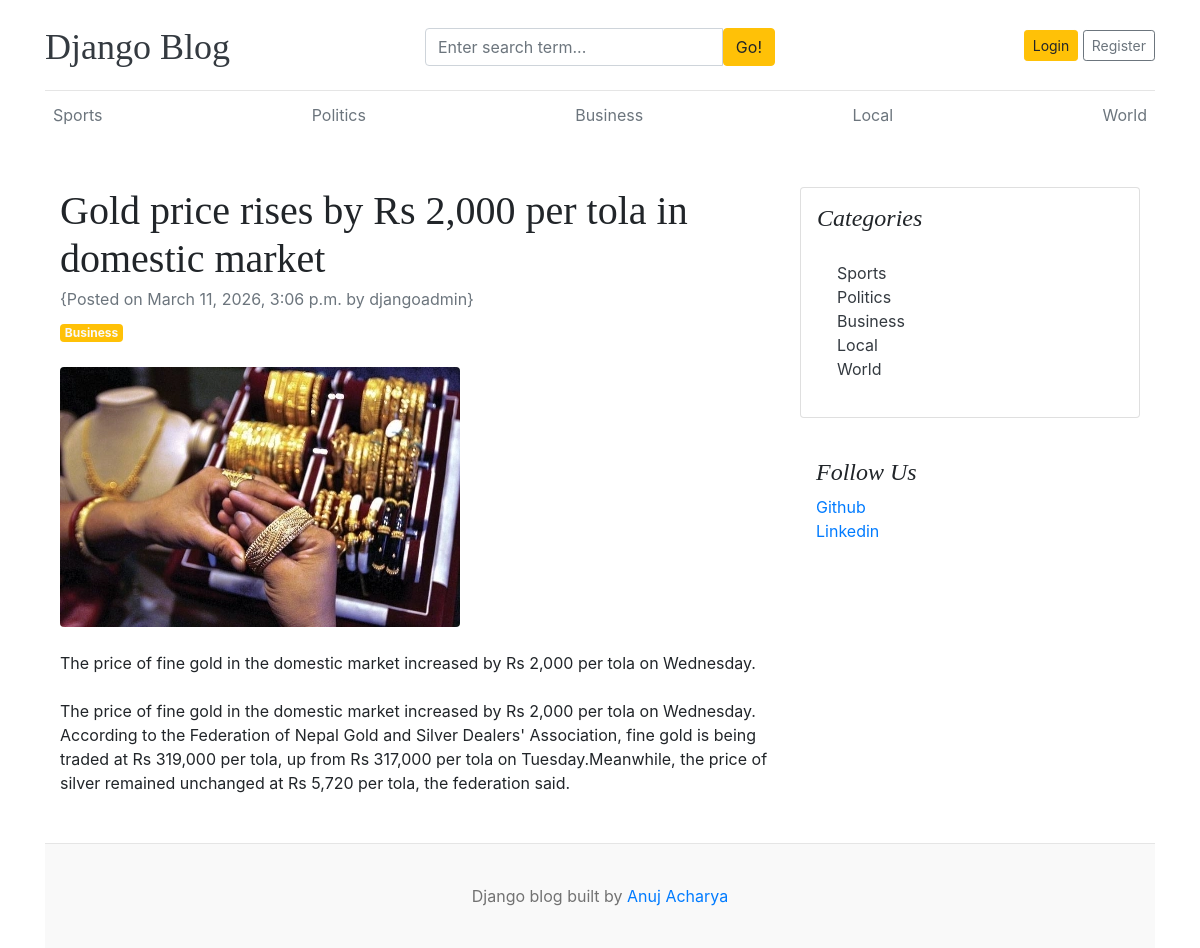
Before: /blogs/gold-price-rises-by-rs-2000-per-tola-in-domestic-market/ with the older database file.
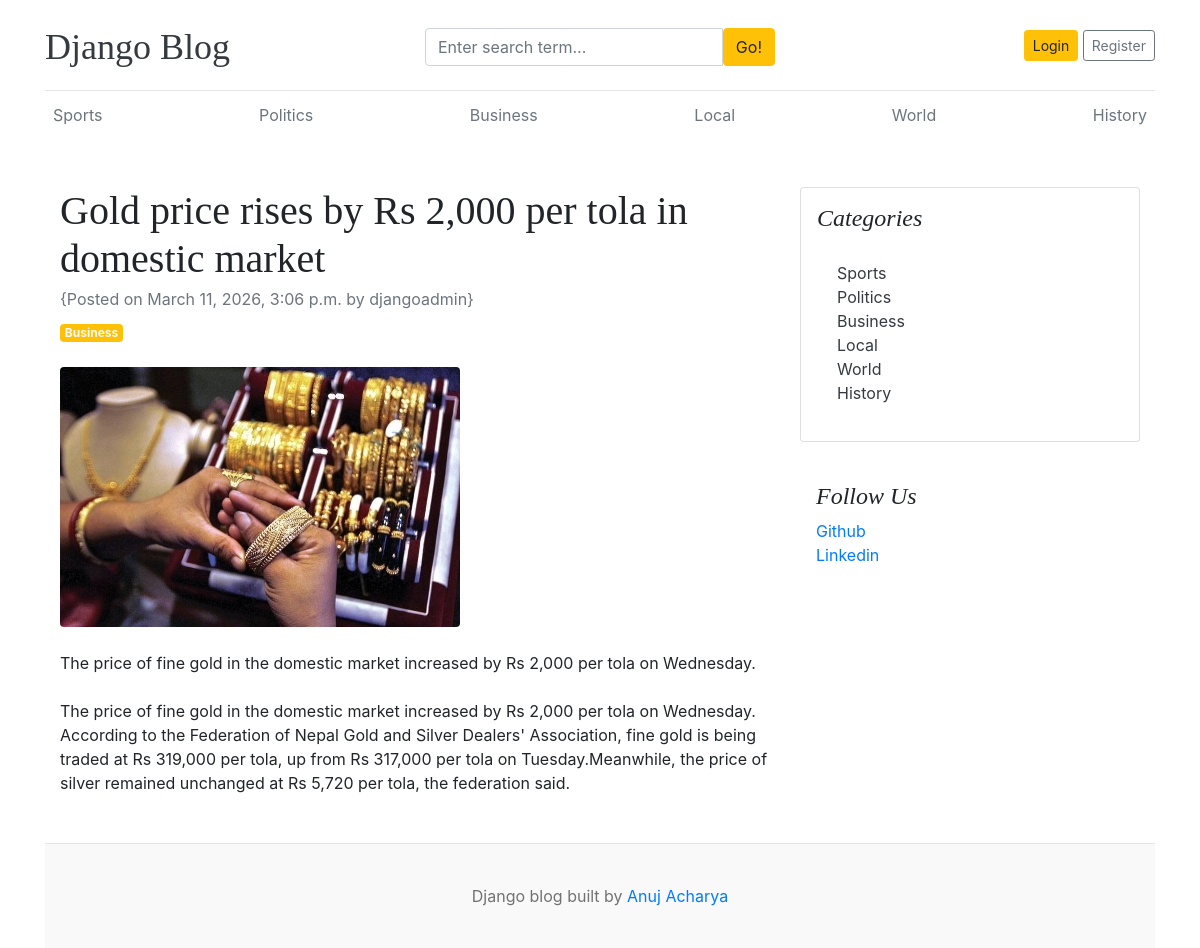
After: the same page with the newer database file.
### blogs/models.py (models this page shows)
class Category(models.Model):
    category_name = models.CharField(max_length=100, unique=True)
    created_at = models.DateTimeField(auto_now_add=True)
    updated_at = models.DateTimeField(auto_now=True)
    class Meta:
        verbose_name_plural = 'categories'
    def __str__(self):
        return self.category_name

### assignments/models.py (models this page shows, shortened)
class SocialLink(models.Model):
    name = models.CharField(max_length=25)
    url = models.URLField(max_length=255)
    created_at = models.DateTimeField(auto_now_add=True)
    updated_at = models.DateTimeField(auto_now=True)

### blogs/views.py (the view)
# urls.py: path('blogs/<slug:slug>/', BlogViews.blogs, name="blogs"),
def blogs(request, slug):
     single_blog = get_object_or_404(Blog, slug=slug, status = 'Published')
     context = {
         'single_blog':single_blog,
     }
     return render(request, 'blogs.html', context)

### blogs/context_processors.py (called while the page is built)
def get_categories(request):
    categories = Category.objects.all()
    return dict(categories  = categories)

def get_social_links(request):
    social_links = SocialLink.objects.all()
    return dict(social_links=social_links)

### templates/blogs.html
{% extends 'base.html' %}
{% block content%}
<div class="container mt-5">
    <div class="row">
        <div class="col-lg-8">
            <article>
                <header class="mb-4">
                    <h1 class="fw-bolder mb-1">{{single_blog.title}}</h1>
                    <div class="text-muted fst-italic mb-2">{Posted on {{single_blog.created_at}} by {{single_blog.author}}}</div>
                    <a class="badge bg-warning text-decoration-none text-light" href="#!">{{single_blog.category}}</a>
                </header>
                <figure class="mb-4"><img class="img-fluid rounded" src="{{single_blog.featured_image.url}}" alt="..." /></figure>
                <section class="mb-5">
                    <p class="fs-5 mb-4">{{single_blog.short_description}}</p>
                    <p class="fs-5 mb-4">{{single_blog.blog_body}}</p>
                    </section>
            </article>
        </div>
        <div class="col-lg-4">
            <div class="card mb-4 p-3">
                <h4 class="font-italic">Categories</h4>
                <div class="card-body">
                    <div class="row">
                        <div class="col-sm-6">
                            <ul class="list-unstyled mb-0">
                                 {% for i in categories %}
                                <li><a href="{% url 'post_by_category' i.id%}" class="text-dark">{{ i.category_name }}</a></li>
                                {% endfor %}
                            </ul>
                        </div>
                    </div>
                </div>
            </div>
            {% if social_links %}
        <div class="p-3">
          <h4 class="font-italic">Follow Us</h4>
          <ol class="list-unstyled">
            {% for link in social_links %}
            <li><a href="{{ link.url }}" target="_blank">{{ link.name }}</a></li>
            {% endfor %}
          </ol>
        </div>
        {% endif %}
        </div>
    </div>
</div>
{% endblock %}

### templates/base.html (shortened to what this page needs)
{% load static %}
<!DOCTYPE html>
<html lang="en">
<head>
    <link href="https://getbootstrap.com/docs/4.0/dist/css/bootstrap.min.css" rel="stylesheet">
    <link href="{% static 'css/blog.css' %}" rel="stylesheet">
    <link rel="stylesheet" href="https://cdnjs.cloudflare.com/ajax/libs/font-awesome/4.7.0/css/font-awesome.min.css">
  </head>
<body>
    <div class="container">
<header class="blog-header py-3">
        <div class="row flex-nowrap justify-content-between align-items-center">
          <div class="col-4 pt-1">
            <a class="blog-header-logo text-dark" href="/">Django Blog</a>
          </div>
            <div class="col-4 pt-1">
              <form action="{% url 'search'%}" method="get">
               <div class="input-group">
                        <input class="form-control" name="keyword" type="text" value="{{keyword}}" placeholder="Enter search term..." aria-label="Enter search term..." aria-describedby="button-search" />
                        <button type= "submit " class="btn btn-warning" id="button-search" type="button">Go!</button>
                    </div>
                    </form>
            </div>
            <div class="col-4 d-flex justify-content-end align-items-center">
            {% if not user.is_authenticated %}
            <a class="btn btn-sm btn-warning" href="{% url 'login'  %}">Login</a> &nbsp;
            <a class="btn btn-sm btn-outline-secondary" href="{% url 'register' %}">Register</a>
            {% else %}
                <span><a href="{% url 'dashboard' %}">Dashboard</a></span>
                &emsp;
                <span><a href="{% url 'logout' %}">Logout</a></span>
            {% endif %}
          </div>
        </div>
      </header>
      <div class="nav-scroller py-1 mb-2">
        <nav class="nav d-flex justify-content-between">
          {% for i in categories %}
          <a class="p-2 text-muted" href="{% url 'post_by_category' i.id%}" >{{i.category_name}}</a>
          {% endfor %}
        </nav>
      </div>
{% block content %}
{% endblock %}
 <footer class="blog-footer">
  <p>Django blog built by <a href="#">Anuj Acharya</a></p>
</footer>
</body>
</html>

Changed rows visible on the page:
added Category: category_name "History"
